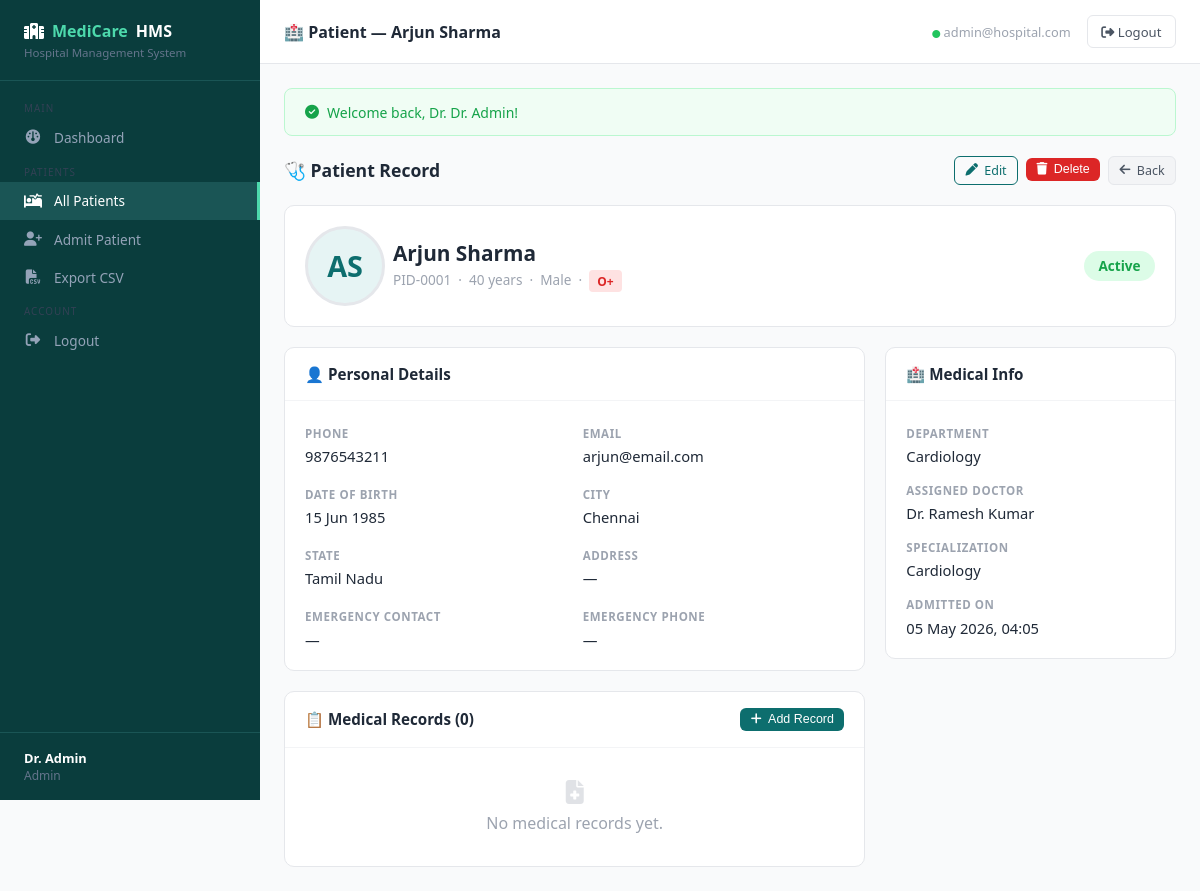
Page /patients/1 (signed in) on the committed database.
### tables this page shows
CREATE TABLE IF NOT EXISTS patients (
    id INT AUTO_INCREMENT PRIMARY KEY,
    patient_id VARCHAR(20) NOT NULL UNIQUE,
    first_name VARCHAR(100) NOT NULL,
    last_name VARCHAR(100) NOT NULL,
    date_of_birth DATE NOT NULL,
    gender ENUM('male','female','other') NOT NULL,
    blood_group ENUM('A+','A-','B+','B-','AB+','AB-','O+','O-','Unknown') DEFAULT 'Unknown',
    phone VARCHAR(20) NOT NULL,
    email VARCHAR(150) DEFAULT NULL,
    address TEXT DEFAULT NULL,
    city VARCHAR(100) DEFAULT NULL,
    state VARCHAR(100) DEFAULT NULL,
    emergency_contact_name VARCHAR(100) DEFAULT NULL,
    emergency_contact_phone VARCHAR(20) DEFAULT NULL,
    department_id INT DEFAULT NULL,
    assigned_doctor_id INT DEFAULT NULL,
    status ENUM('active','discharged','critical','under_observation') DEFAULT 'active',
    photo VARCHAR(255) DEFAULT NULL,
    notes TEXT DEFAULT NULL,
    admitted_at TIMESTAMP DEFAULT CURRENT_TIMESTAMP,
    discharged_at TIMESTAMP NULL DEFAULT NULL,
    created_by INT DEFAULT NULL,
    created_at TIMESTAMP DEFAULT CURRENT_TIMESTAMP,
    updated_at TIMESTAMP DEFAULT CURRENT_TIMESTAMP ON UPDATE CURRENT_TIMESTAMP,
    FOREIGN KEY (department_id) REFERENCES departments(id) ON DELETE SET NULL,
    FOREIGN KEY (assigned_doctor_id) REFERENCES users(id) ON DELETE SET NULL,
    FOREIGN KEY (created_by) REFERENCES users(id) ON DELETE SET NULL,
    FULLTEXT INDEX ft_patient (first_name, last_name, patient_id, phone, city)
);

CREATE TABLE IF NOT EXISTS departments (
    id INT AUTO_INCREMENT PRIMARY KEY,
    name VARCHAR(100) NOT NULL UNIQUE,
    description TEXT DEFAULT NULL,
    created_at TIMESTAMP DEFAULT CURRENT_TIMESTAMP
);

CREATE TABLE IF NOT EXISTS users (
    id INT AUTO_INCREMENT PRIMARY KEY,
    name VARCHAR(100) NOT NULL,
    email VARCHAR(150) NOT NULL UNIQUE,
    password VARCHAR(255) NOT NULL,
    role ENUM('admin', 'doctor', 'receptionist') DEFAULT 'receptionist',
    specialization VARCHAR(100) DEFAULT NULL,
    phone VARCHAR(20) DEFAULT NULL,
    is_active TINYINT(1) DEFAULT 1,
    created_at TIMESTAMP DEFAULT CURRENT_TIMESTAMP,
    updated_at TIMESTAMP DEFAULT CURRENT_TIMESTAMP ON UPDATE CURRENT_TIMESTAMP
);

### controllers/PatientController.php (called while the page is built, shortened)
<?php
class PatientController {
    private Patient $model;
    public function __construct() { $this->model=new Patient(); $this->db=Database::getInstance(); }
    public function show(int $id): void {
        $patient=$this->model->find($id);
        $records=$this->model->getMedicalRecords($id);
        require __DIR__.'/../views/patients/show.php';
    }
}

### middleware/Auth.php (called while the page is built, shortened)
<?php
class Auth {
    public static function check(): bool  { return isset($_SESSION['user_id']); }
    public static function user(): ?array { return $_SESSION['user'] ?? null; }
    public static function role(): string { return $_SESSION['user']['role'] ?? 'receptionist'; }
    public static function isAdmin(): bool  { return self::role() === 'admin'; }
    public static function isDoctor(): bool { return in_array(self::role(), ['admin','doctor']); }
    public static function canEdit(): bool  { return in_array(self::role(), ['admin','doctor','receptionist']); }
}

### config/app.php (called while the page is built, shortened)
<?php
function getFlash(): ?array {
    $f = $_SESSION['flash']; unset($_SESSION['flash']); return $f;
}
function e(mixed $v): string { return htmlspecialchars((string)($v??''), ENT_QUOTES, 'UTF-8'); }
function calcAge(string $dob): int {
    return (int) (new DateTime($dob))->diff(new DateTime())->y;
}

### config/database.php (called while the page is built, shortened)
<?php
class Database {
    private static ?PDO $instance = null;
    private static array $env = [];
    public static function getInstance(): PDO {
        if (self::$instance === null) {
            $e = self::$env;
            $dsn = "mysql:host={$e['DB_HOST']};port={$e['DB_PORT']};dbname={$e['DB_NAME']};charset=utf8mb4";
            try {
                self::$instance = new PDO($dsn, $e['DB_USER'], $e['DB_PASS'], [
                    PDO::ATTR_ERRMODE            => PDO::ERRMODE_EXCEPTION,
                    PDO::ATTR_DEFAULT_FETCH_MODE => PDO::FETCH_ASSOC,
                    PDO::ATTR_EMULATE_PREPARES   => false,
                ]);
            } catch (PDOException $ex) {
                die('<div style="font-family:sans-serif;padding:2rem;color:#dc2626;">
                    <h2>⚠️ Database Connection Failed</h2>
                    <p>Please check your <strong>.env</strong> file settings.</p>
                    <code>' . htmlspecialchars($ex->getMessage()) . '</code>
                </div>');
            }
        }
        return self::$instance;
    }
    private static function loadEnv(): void {
        $file = __DIR__ . '/../.env';
        if (!file_exists($file)) {
            self::$env = ['DB_HOST'=>'localhost','DB_PORT'=>'3306','DB_NAME'=>'hospital_mgmt','DB_USER'=>'root','DB_PASS'=>''];
            return;
        }
    }
}

### models/Patient.php (called while the page is built, shortened)
<?php
class Patient {
    private PDO $db;
    public function __construct() { $this->db = Database::getInstance(); }
    public function find(int $id): ?array {
        $s = $this->db->prepare(
            "SELECT p.*, d.name as dept_name, u.name as doctor_name, u.specialization as doctor_spec
             FROM patients p
             LEFT JOIN departments d ON d.id=p.department_id
             LEFT JOIN users u ON u.id=p.assigned_doctor_id
             WHERE p.id=?"
        );
        $s->execute([$id]); return $s->fetch() ?: null;
    }
    public function getMedicalRecords(int $patientId): array {
        $s=$this->db->prepare(
            "SELECT mr.*, u.name as doctor_name FROM medical_records mr
             LEFT JOIN users u ON u.id=mr.doctor_id
             WHERE mr.patient_id=? ORDER BY mr.visit_date DESC"
        );
        $s->execute([$patientId]); return $s->fetchAll();
    }
}

### views/patients/show.php (the view, shortened to what this page needs)
<?php $pageTitle='Patient — '.e($patient['first_name'].' '.$patient['last_name']); require __DIR__.'/../partials/header.php';?>
<div class="flex justify-between items-center" style="margin-bottom:1.25rem">
  <h2 style="font-size:1.1rem;font-weight:600">🩺 Patient Record</h2>
  <div class="flex gap-2">
    <?php if(Auth::canEdit()):?>
    <a href="<?=BASE_URL?>/patients/<?=$patient['id']?>/edit" class="btn btn-outline btn-sm"><i class="fa fa-pen"></i> Edit</a>
    <?php endif;?>
    <?php if(Auth::isAdmin()):?>
    <form method="POST" action="<?=BASE_URL?>/patients/<?=$patient['id']?>/delete" onsubmit="return confirm('Permanently delete this patient record?')">
      <button type="submit" class="btn btn-danger btn-sm"><i class="fa fa-trash"></i> Delete</button>
    </form>
    <?php endif;?>
    <a href="<?=BASE_URL?>/patients" class="btn btn-secondary btn-sm"><i class="fa fa-arrow-left"></i> Back</a>
  </div>
</div>
<div class="card" style="margin-bottom:1.25rem">
  <div class="card-body">
    <div class="flex items-center gap-2" style="flex-wrap:wrap">
      <?php if($patient['photo']):?>
      <img src="<?=asset('uploads/'.$patient['photo'])?>" style="width:80px;height:80px;border-radius:50%;object-fit:cover;border:3px solid var(--gray-200)">
      <?php else:?>
      <div style="width:80px;height:80px;border-radius:50%;background:var(--primary-light);color:var(--primary);display:flex;align-items:center;justify-content:center;font-size:1.8rem;font-weight:700;border:3px solid var(--gray-200)">
        <?=strtoupper(substr($patient['first_name'],0,1).substr($patient['last_name'],0,1))?>
      </div>
      <?php endif;?>
      <div style="flex:1">
        <div style="font-size:1.3rem;font-weight:700"><?=e($patient['first_name'].' '.$patient['last_name'])?></div>
        <div style="color:var(--gray-400);font-size:.85rem;margin-top:.2rem">
          <?=e($patient['patient_id'])?> &nbsp;·&nbsp;
          <?=calcAge($patient['date_of_birth'])?> years &nbsp;·&nbsp;
          <?=ucfirst($patient['gender'])?>  &nbsp;·&nbsp;
          <span class="blood"><?=e($patient['blood_group'])?></span>
        </div>
      </div>
      <span class="badge badge-<?=$patient['status']?>" style="font-size:.85rem;padding:.35rem .9rem">
        <?=ucfirst(str_replace('_',' ',$patient['status']))?>
      </span>
    </div>
  </div>
</div>
<div style="display:grid;grid-template-columns:2fr 1fr;gap:1.25rem">
  <div style="display:flex;flex-direction:column;gap:1.25rem">
    <div class="card">
      <div class="card-header"><span class="card-title">👤 Personal Details</span></div>
      <div class="card-body">
        <div class="detail-grid">
          <div class="detail-item"><label>Phone</label><p><?=e($patient['phone'])?></p></div>
          <div class="detail-item"><label>Email</label><p><?=e($patient['email']??'—')?></p></div>
          <div class="detail-item"><label>Date of Birth</label><p><?=date('d M Y',strtotime($patient['date_of_birth']))?></p></div>
          <div class="detail-item"><label>City</label><p><?=e($patient['city']??'—')?></p></div>
          <div class="detail-item"><label>State</label><p><?=e($patient['state']??'—')?></p></div>
          <div class="detail-item"><label>Address</label><p><?=e($patient['address']??'—')?></p></div>
          <div class="detail-item"><label>Emergency Contact</label><p><?=e($patient['emergency_contact_name']??'—')?></p></div>
          <div class="detail-item"><label>Emergency Phone</label><p><?=e($patient['emergency_contact_phone']??'—')?></p></div>
        </div>
      </div>
    </div>
    <div class="card">
      <div class="card-header">
        <span class="card-title">📋 Medical Records (<?=count($records)?>)</span>
        <?php if(Auth::isDoctor()):?>
        <button onclick="document.getElementById('addRecordForm').style.display=document.getElementById('addRecordForm').style.display==='none'?'block':'none'" class="btn btn-primary btn-sm">
          <i class="fa fa-plus"></i> Add Record
        </button>
        <?php endif;?>
      </div>
      <div class="card-body" style="padding:0">
        <?php if(empty($records)):?>
        <div style="text-align:center;padding:2rem;color:var(--gray-400)">
          <i class="fa fa-file-medical" style="font-size:1.5rem;display:block;margin-bottom:.5rem;opacity:.3"></i>
          No medical records yet.
        </div>
        <?php endif;?>
      </div>
    </div>
  </div>
  <div style="display:flex;flex-direction:column;gap:1.25rem">
    <div class="card">
      <div class="card-header"><span class="card-title">🏥 Medical Info</span></div>
      <div class="card-body">
        <div style="display:flex;flex-direction:column;gap:.75rem">
          <div class="detail-item"><label>Department</label><p><?=e($patient['dept_name']??'—')?></p></div>
          <div class="detail-item"><label>Assigned Doctor</label><p><?=e($patient['doctor_name']??'—')?></p></div>
          <?php if($patient['doctor_spec']):?>
          <div class="detail-item"><label>Specialization</label><p><?=e($patient['doctor_spec'])?></p></div>
          <?php endif;?>
          <div class="detail-item"><label>Admitted On</label><p><?=date('d M Y, H:i',strtotime($patient['admitted_at']))?></p></div>
        </div>
      </div>
    </div>
  </div>
</div>
<?php require __DIR__.'/../partials/footer.php';?>

### views/partials/header.php (shortened to what this page needs)
<!DOCTYPE html>
<html lang="en">
<head>
<link rel="stylesheet" href="https://cdnjs.cloudflare.com/ajax/libs/font-awesome/6.4.0/css/all.min.css">
</head>
<body>
<?php if(Auth::check()): ?>
<?php $cp=parse_url($_SERVER['REQUEST_URI'],PHP_URL_PATH); ?>
<aside class="sidebar">
  <div class="sidebar-brand">
    <h1><i class="fa fa-hospital"></i> <span>MediCare</span> HMS</h1>
    <p>Hospital Management System</p>
  </div>
  <nav class="sidebar-nav">
    <div class="nav-label">Main</div>
    <a href="<?=BASE_URL?>/dashboard" class="nav-item <?=str_contains($cp,'dashboard')?'active':''?>"><i class="fa fa-gauge"></i> Dashboard</a>
    <div class="nav-label">Patients</div>
    <a href="<?=BASE_URL?>/patients" class="nav-item <?=str_contains($cp,'patients')&&!str_contains($cp,'create')?'active':''?>"><i class="fa fa-bed-pulse"></i> All Patients</a>
    <?php if(Auth::canEdit()):?>
    <a href="<?=BASE_URL?>/patients/create" class="nav-item <?=str_contains($cp,'create')?'active':''?>"><i class="fa fa-user-plus"></i> Admit Patient</a>
    <?php endif;?>
    <?php if(Auth::isDoctor()):?>
    <a href="<?=BASE_URL?>/patients/export" class="nav-item"><i class="fa fa-file-csv"></i> Export CSV</a>
    <?php endif;?>
    <div class="nav-label">Account</div>
    <a href="<?=BASE_URL?>/logout" class="nav-item"><i class="fa fa-right-from-bracket"></i> Logout</a>
  </nav>
  <div class="sidebar-footer">
    <div class="sname"><?=e(Auth::user()['name'])?></div>
    <div class="srole"><?=e(Auth::role())?> <?=Auth::user()['specialization']?'· '.e(Auth::user()['specialization']):''?></div>
  </div>
</aside>
<?php endif;?>
<div class="main">
  <header class="header">
    <div class="header-title">🏥 <?=e($pageTitle??'MediCare HMS')?></div>
    <?php if(Auth::check()):?>
    <div class="header-right">
      <span style="font-size:.8rem;color:var(--gray-400)"><i class="fa fa-circle" style="color:#22c55e;font-size:.5rem"></i> <?=e(Auth::user()['email'])?></span>
      <a href="<?=BASE_URL?>/logout" class="btn-logout"><i class="fa fa-right-from-bracket"></i> Logout</a>
    </div>
    <?php endif;?>
  </header>
  <div class="content">
    <?php $flash=getFlash(); if($flash):?>
    <div class="flash flash-<?=e($flash['type'])?>"><i class="fa fa-<?=$flash['type']==='success'?'check-circle':'exclamation-circle'?>"></i> <?=e($flash['message'])?></div>
    <?php endif;?>

### rows in the picture
patients: pageTitle "Patient — Arjun Sharma", first_name+last_name "AS", first_name+last_name "Arjun Sharma", patient "PID-0001", date_of_birth "40", gender "Male", blood_group "O+", status "Active", phone "9876543211", email "arjun@email.com", date_of_birth "15 Jun 1985", city "Chennai", state "Tamil Nadu", address "—", emergency_contact_name "—", emergency_contact_phone "—", department.name "Cardiology", assigned_doctor.name "Dr. Ramesh Kumar", assigned_doctor.specialization "Cardiology", admitted_at "05 May 2026, 04:05"

### other values in the picture
Auth::user()['name'] "Dr. Admin"
Auth::role() "Admin"
Auth::user()['email'] "admin@hospital.com"
$flash['message'] "Welcome back, Dr. Dr. Admin!"
count($records) "0"
